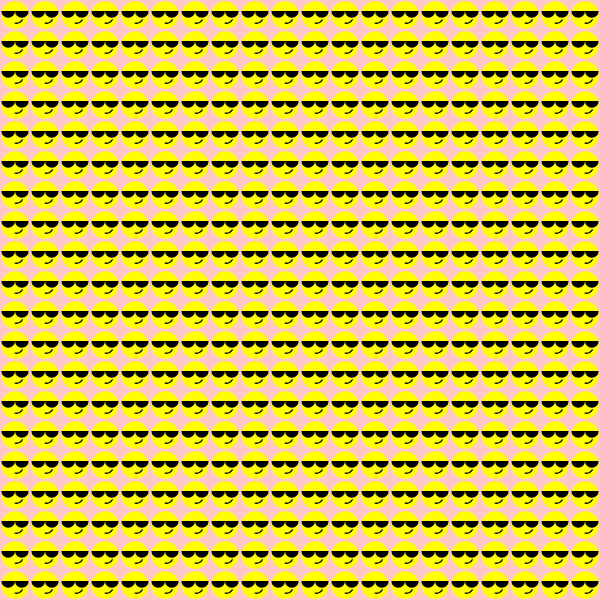
Frame 1 (no input)
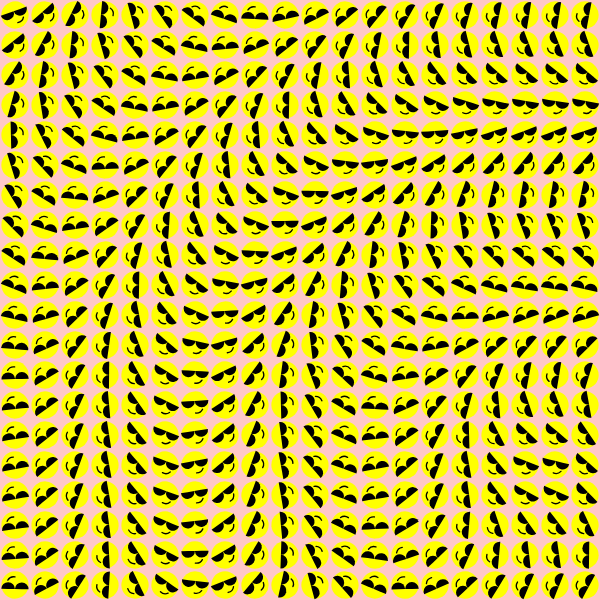
Frame 60 (no input)
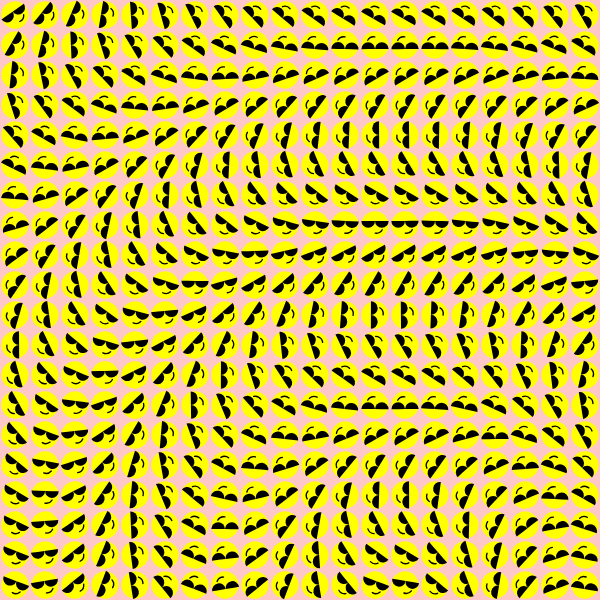
Frame 120 (the mouse pressed at the canvas centre since frame 60)

The p5.js sketch that drew these frames (run headless with seeded random() and noise() and a simulated clock; from frame 60 on, the mouse is pressed at the canvas centre):

// p5.js sketch
// ── sketch.js
// let cooldude;
let cooldudes = [];
let cell = 30;

function setup() {
  createCanvas(600, 600);
  angleMode(DEGREES);

  for (let x = 0; x < width/cell; x++) {
    cooldudes[x] = [];
    for (let y = 0; y < height/cell; y++) {
        cooldudes[x][y] = new Cool(x * cell + cell/2, y * cell + cell/2, cell/2.2);
    }
  }
}

function draw() {
  background(255, 200, 200);

  for (let x = 0; x < width/cell; x++) {
    for (let y = 0; y < height/cell; y++) {
      cooldudes[x][y].disp();
      cooldudes[x][y].rotateFace(0.1, width/2);
    }
  }
}

// ── Cool.js
class Cool {
  constructor(x, y, r) {

    this.pos = createVector(x, y);
    this.r = r;
    this.rot = 0;
    this.angleX = 0;
    this.angleY = 0;
    this.freq = 2;
    this.amp = width/2;
  }

  disp() {

    push();
    translate(this.pos.x, this.pos.y);
    rotate(this.rot);
    noStroke();
    fill(255, 255, 0);
    ellipse(0, 0, this.r*2);
    fill(0);
    arc(this.r*1/2, this.r*-.30, this.r, this.r, 0, 180);
    arc(this.r*-1/2, this.r*-.30, this.r, this.r, 0, 180);
    stroke(0);
    strokeWeight(0.1*this.r);
    noFill();
    arc(this.r/10, this.r/10, this.r, this.r, 30, 100);
    pop();

  }

  rotateFace(freq, amp) {
    this.angleX = cos(millis()*freq/2.77778)*amp + width/2;
    this.angleY = sin(millis()*freq/2.77778)*amp + height/2;
    this.rot = dist(this.pos.x, this.pos.y, this.angleX, this.angleY);
  }

}
